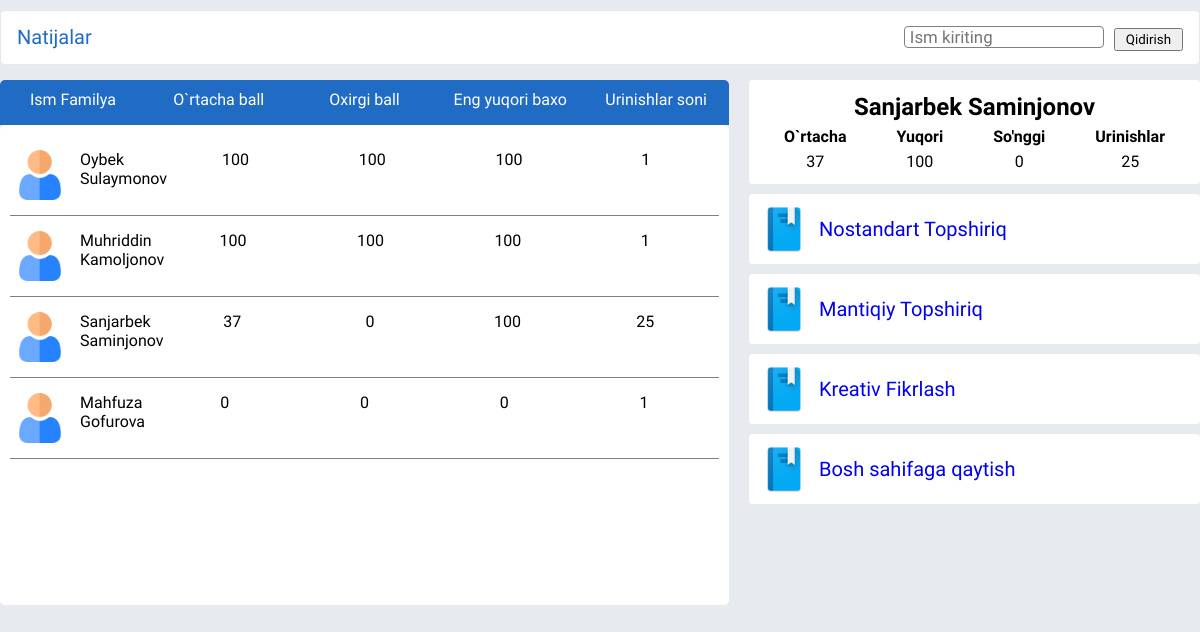
The app's page /results/2/ (signed in) with its own data.
### dashboard/models.py (models this page shows, shortened)
class AllResult(models.Model):
    APP_CHOICES = (
        (1, 'NOSTANDART TOPSHIRIQ'),
        (2, 'MANTIQIY SAVOLLAR'),
        (3, 'KREATIV FIKRLASH'),
    )
    pupil = models.ForeignKey(User, on_delete=CASCADE, verbose_name="O'quvchi")
    type_task = models.IntegerField(
        choices=APP_CHOICES, default=0, verbose_name="Topshiriq turi")
    last_score = models.IntegerField(
        default=0, blank=True, null=True, verbose_name="Oxirgi natija")
    max_score = models.IntegerField(
        default=0, blank=True, null=True, verbose_name="Eng yuqori natija")
    avarage_score = models.IntegerField(
        default=0, blank=True, null=True, verbose_name="O'rtacha natija")
    attempt = models.IntegerField(
        default=0, blank=True, null=True, verbose_name="Urinishlar soni")
    class Meta:
        verbose_name = "Natija"
        verbose_name_plural = "Natijalar"

### results/views.py (the view)
# urls.py: path('<int:type_task>/', views.results_table, name='table'),
def results_table(request, type_task):
    title = {
        1: "Nostandart topshiriq",
        2: "Mantiqiy savollar",
        3: "Kreativ fikrlash",
    }
    taskResults = AllResult.objects.filter(
        type_task=type_task).order_by('-avarage_score')
    my_result, created = AllResult.objects.get_or_create(
        pupil=request.user, type_task=type_task)
    text = request.GET.get('searching_text')
    if text != None:
        taskResults = taskResults.filter(pupil__first_name__contains=text)
    context = {
        'task_results': taskResults,
        'my_result': my_result,
        'title': title[type_task]
    }
    return render(request, 'results/index.html', context)

### templates/results/index.html (shortened to what this page needs)
{% load static %}
<!DOCTYPE html>
<html lang="en">
<head>
    <link rel="stylesheet" href="{% static 'results/css/results_table/style.css' %}" />
</head>
<body>
    <div class="container">
        <div class="section">
            <div class="section__top">
                <div class="section__top-left">
                    <p class="box1">Natijalar</p>
                </div>
                <form class="section__top-right" method="get">
                    <input class="section__top-right--input" type="text" name="searching_text"
                        placeholder="Ism kiriting" />
                    <p class="box1">
                        <button type="submit" style="padding: 2px 10px;">Qidirish</button>
                    </p>
                </form>
            </div>
            <div class="section__content">
                <div>
                    <div class="card__top">
                        <div>Ism Familya</div>
                        <div>O`rtacha ball</div>
                        <div>Oxirgi ball</div>
                        <div class="max">Eng yuqori baxo</div>
                        <div>Urinishlar soni</div>
                    </div>
                    <div class="section__content-left">
                        {% for result in task_results %}
                        <div class="card">
                            <div class="user">
                                <img class="card__img" src="{% static 'results/images/results_images/user.png' %}"
                                    alt="" />
                                <div class="user__name">
                                    <p>{{result.pupil.first_name}}</p>
                                    <p>{{result.pupil.last_name}}</p>
                                </div>
                            </div>
                            <div>{{result.avarage_score}}</div>
                            <div>{{result.last_score}}</div>
                            <div class="max">{{result.max_score}}</div>
                            <div>{{result.attempt}}</div>
                        </div>
                        {% endfor %}
                    </div>
                </div>
                <div class="section__content-right">
                    <div class="right__card">
                        <div class="right_card-info">
                            <div class="boxs">
                                <table>
                                    <thead>
                                        <tr>
                                            <th colspan="4">
                                                <h2>{{user.first_name}} {{user.last_name}}</h2>
                                            </th>
                                        </tr>
                                        <tr>
                                            <th scope="col">O`rtacha</th>
                                            <th scope="col">Yuqori</th>
                                            <th scope="col">So'nggi</th>
                                            <th scope="col">Urinishlar</th>
                                        </tr>
                                    </thead>
                                    <tbody>
                                        <tr>
                                            <td>{{my_result.avarage_score}}</td>
                                            <td>{{my_result.max_score}}</td>
                                            <td>{{my_result.last_score}}</td>
                                            <td class="box">{{my_result.attempt}}</td>
                                        </tr>
                                    </tbody>
                                </table>
                            </div>
                        </div>
                    </div>
                    <a href="{% url 'table' 1 %}">
                        <div class="right__card">
                            <div>
                                <img class="image-end-1" src="{% static 'results/images/results_images/book.png' %}"
                                    alt="">
                            </div>
                            <div>
                                <div class="info">Nostandart Topshiriq</div>
                            </div>
                        </div>
                    </a>
                    <a href="{% url 'table' 2 %}">
                        <div class="right__card">
                            <div>
                                <img class="image-end-1" src="{% static 'results/images/results_images/book.png' %}"
                                    alt="">
                            </div>
                            <div>
                                <div class="info">Mantiqiy Topshiriq</div>
                            </div>
                        </div>
                    </a>
                    <a href="{% url 'table' 3 %}">
                        <div class="right__card">
                            <div>
                                <img class="image-end-1" src="{% static 'results/images/results_images/book.png' %}"
                                    alt="">
                            </div>
                            <div>
                                <div class="info">Kreativ Fikrlash</div>
                            </div>
                        </div>
                    </a>
                    <a href="{% url 'dashboard' %}">
                        <div class="right__card">
                            <div>
                                <img class="image-end-1" src="{% static 'results/images/results_images/book.png' %}"
                                    alt="">
                            </div>
                            <div>
                                <div class="info">Bosh sahifaga qaytish</div>
                            </div>
                        </div>
                    </a>
                </div>
            </div>
        </div>
    </div>
</body>
</html>

### static/results/css/results_table/style.css (style rules this page uses)
* { margin: 0; padding: 0; -webkit-box-sizing: border-box; box-sizing: border-box; font-family: "Padauk", sans-serif; }
body { background: #e7eaef; }
.container { max-width: 1200px; margin: 0 auto; }
.image-end-1 { display: block; width: 50px; height: 50px; }
.boxs { text-align: center; }
.right_card-info { display: -webkit-box; display: -ms-flexbox; display: flex; }
table { border-collapse: collapse; }
thead th, td { padding: 3px 25px; text-align: center; }
.box1 { color: #206bc4; font-size: 20px; }
a { text-decoration: none; font-size: 20px; }
.section__top { display: -webkit-box; display: -ms-flexbox; display: flex; -webkit-box-pack: justify; -ms-flex-pack: justify; justify-content: space-between; border-radius: 3px 3px 0 0; color: inherit; display: flex; -webkit-box-align: center; -ms-flex-align: center; align-items: center; border: 1px solid rgba(101, 109, 119, 0.16); padding: 0.75rem 1rem; margin-bottom: 0; font-size: 0.875rem; font-weight: 400; line-height: 1.4285714; border-radius: 5px; background-color: #fff; }
.section__top-left { font-size: 1rem; font-weight: 500; line-height: 1.5rem; }
.section__top-right { display: -webkit-box; display: -ms-flexbox; display: flex; -webkit-box-align: center; -ms-flex-align: center; align-items: center; gap: 10px; color: #656d77; font-size: 0.875rem; font-weight: 400; line-height: 1.4285714; }
.section__top-right--input { border-radius: 4px; border: none; outline: none; padding-left: 5px; width: 200px; border: solid 1px grey; font-size: larger; }
.section__content { display: -webkit-box; display: -ms-flexbox; display: flex; gap: 20px; margin-top: 15px; }
.section__content-left { height: 480px; padding: 10px 10px; border-radius: 5px; background-color: #fff; overflow: hidden; overflow-y: scroll; }
.section .card { display: -ms-grid; display: grid; -ms-grid-columns: (1fr)[5]; grid-template-columns: repeat(5, 1fr); grid-auto-rows: 50px; margin-top: 10px; padding: 5px 5px; border-bottom: grey 1px solid; text-align: center; padding-bottom: 15px; }
.section .card__top { display: -ms-grid; display: grid; -ms-grid-columns: (1fr)[5]; grid-template-columns: repeat(5, 1fr); -ms-grid-rows: 35px; grid-template-rows: 35px; text-align: center; background: #206bc4; color: #fff; border-top-left-radius: 5px; border-top-right-radius: 5px; padding-top: 10px; }
.section .card__img { width: 50px; border-radius: 5px; }
.section .card .user { display: -webkit-box; display: -ms-flexbox; display: flex; gap: 15px; }
.section .card .user__name { text-align: start; }
.section__content-right { display: -webkit-box; display: -ms-flexbox; display: flex; -webkit-box-orient: vertical; -webkit-box-direction: normal; -ms-flex-direction: column; flex-direction: column; width: 40%; height: 100vh; gap: 10px; border-radius: 5px; }
.section__content-right .right__card { width: 100%; padding: 10px 10px; display: -webkit-box; display: -ms-flexbox; display: flex; gap: 10px; background-color: #fff; -webkit-box-align: center; -ms-flex-align: center; align-items: center; border-radius: 4px; cursor: pointer; }

### templates/results/index.html (style rules this page uses)
body { padding-top: 10px; }

### records on screen
AllResult: pupil.first_name "Oybek", pupil.last_name "Sulaymonov", avarage_score "100", last_score "100", max_score "100", attempt "1"
AllResult: pupil.first_name "Muhriddin", pupil.last_name "Kamoljonov", avarage_score "100", last_score "100", max_score "100", attempt "1"
AllResult: pupil.first_name "Sanjarbek", pupil.last_name "Saminjonov", avarage_score "37", last_score "0", max_score "100", attempt "25"
AllResult: pupil.first_name "Mahfuza", pupil.last_name "Gofurova", avarage_score "0", last_score "0", max_score "0", attempt "1"

### other values on screen
{{ user.first_name }} "Sanjarbek"
{{ user.last_name }} "Saminjonov"
